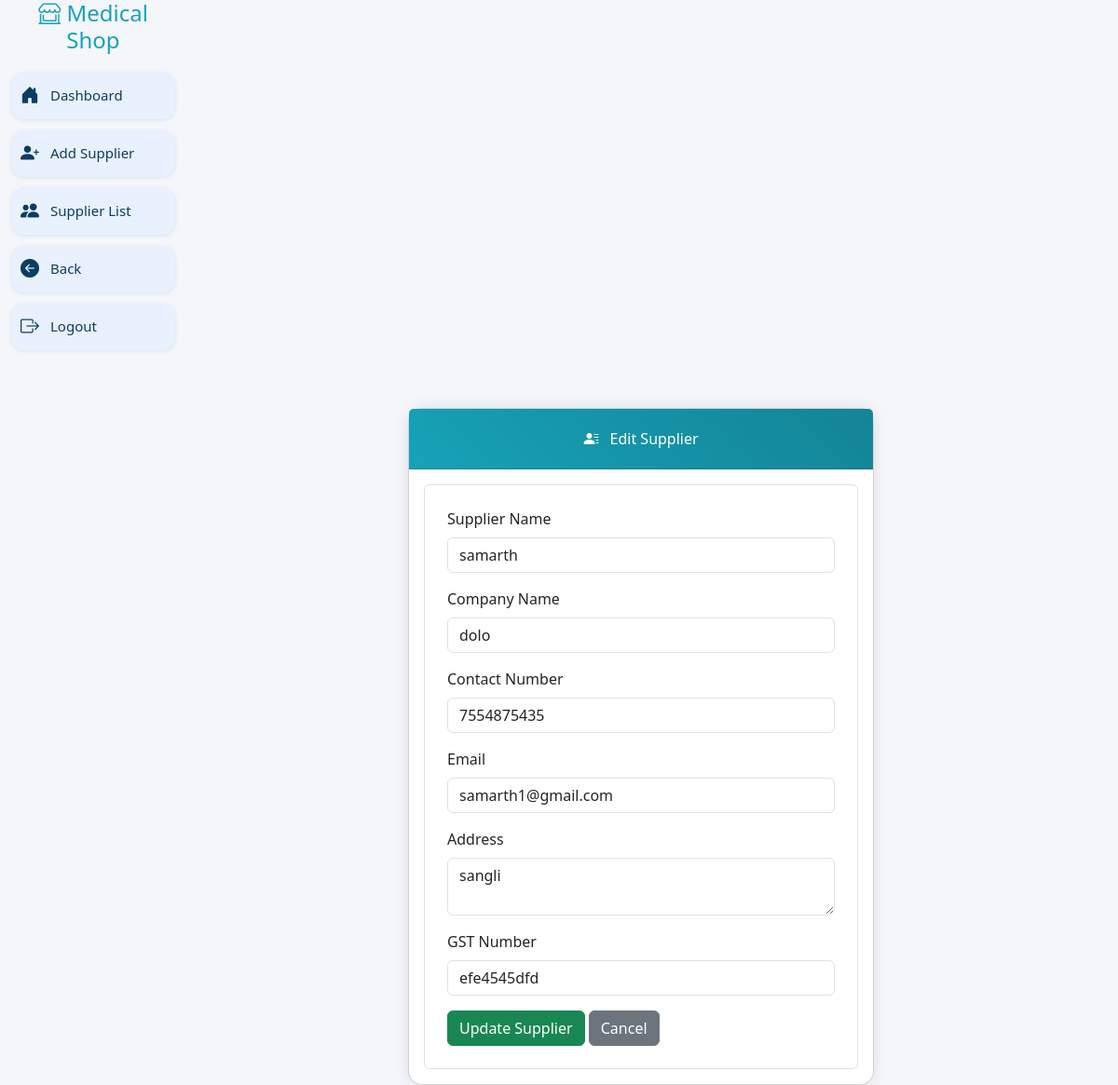
The page /supplier_master/update_supplier.php?id=1 (signed in) on the database its author committed.
### tables this page shows
CREATE TABLE `supplier_master` (
  `id` int(11) NOT NULL,
  `supplier_name` varchar(100) NOT NULL,
  `company_name` varchar(100) DEFAULT NULL,
  `contact_number` varchar(15) DEFAULT NULL,
  `email` varchar(100) DEFAULT NULL,
  `address` text DEFAULT NULL,
  `gst_number` varchar(25) DEFAULT NULL,
  `created_at` datetime DEFAULT current_timestamp()
);

### supplier_master/update_supplier.php (the view, shortened to what this page needs)
<?php
$id = intval($_GET['id'] ?? 0);
$conn = new mysqli("localhost", "root", "", "medical_shop");
$result = $conn->query("SELECT * FROM supplier_master WHERE id = $id");
$supplier = $result->fetch_assoc();
?>
<!DOCTYPE html>
<html lang="en">
<head>
    <link href="https://cdn.jsdelivr.net/npm/bootstrap@5.3.2/dist/css/bootstrap.min.css" rel="stylesheet">
    <link href="https://cdnjs.cloudflare.com/ajax/libs/font-awesome/5.15.4/css/all.min.css" rel="stylesheet">
    <link href="https://cdn.jsdelivr.net/npm/bootstrap-icons@1.10.5/font/bootstrap-icons.css" rel="stylesheet">
    <link rel="stylesheet" href="../nav.css">
</head>
<body>
<div class="container-fluid">
    <div class="row">
        <?php include 'navbar6.php'; ?>
        <div class="row justify-content-center">
            <div class="col-lg-10">
                <div class="card">
                    <div class="card-header">
                        <i class="bi bi-person-lines-fill me-2"></i> Edit Supplier
                    </div>
                    <div class="card-body">
    <form method="POST" class="p-4 border rounded bg-white"
      onsubmit="return validateForm()">
    <div class="mb-3">
        <label class="form-label">Supplier Name</label>
        <input type="text"
               name="supplier_name"
               id="supplier_name"
               class="form-control"
               value="<?= htmlspecialchars($supplier['supplier_name']) ?>"
               required
               minlength="3"
               pattern="[A-Za-z ]+"
               title="Only letters allowed">
    </div>
    <div class="mb-3">
        <label class="form-label">Company Name</label>
        <input type="text"
               name="company_name"
               id="company_name"
               class="form-control"
               value="<?= htmlspecialchars($supplier['company_name']) ?>"
               required
               minlength="2">
    </div>
    <div class="mb-3">
        <label class="form-label">Contact Number</label>
        <input type="text"
               name="contact_number"
               id="contact_number"
               class="form-control"
               value="<?= htmlspecialchars($supplier['contact_number']) ?>"
               required
               maxlength="10"
               pattern="[0-9]{10}"
               title="Enter 10 digit mobile number">
    </div>
    <div class="mb-3">
        <label class="form-label">Email</label>
        <input type="email"
               name="email"
               id="email"
               class="form-control"
               value="<?= htmlspecialchars($supplier['email']) ?>">
    </div>
    <div class="mb-3">
        <label class="form-label">Address</label>
        <textarea name="address"
                  id="address"
                  class="form-control"
                  required
                  minlength="5"><?= htmlspecialchars($supplier['address']) ?></textarea>
    </div>
    <div class="mb-3">
        <label class="form-label">GST Number</label>
        <input type="text"
               name="gst_number"
               id="gst_number"
               class="form-control"
               value="<?= htmlspecialchars($supplier['gst_number']) ?>"
               maxlength="15"
               pattern="[0-9A-Z]{15}"
               title="Enter valid 15 character GST number">
    </div>
    <button type="submit"
            class="btn btn-success">
        Update Supplier
    </button>
    <a href="view_supplier.php"
       class="btn btn-secondary">
        Cancel
    </a>
</form>
</div>
</div>
</div>
</div>
</body>
</html>

### supplier_master/update_supplier.php (style rules this page uses)
body { background: #f4f6f9; }
.card { max-width: 500px; width: 100%; margin: auto; margin-top: 50px; border-radius: 15px; box-shadow: 0 0 15px rgba(0,0,0,0.1); left: 100px; }
.card-header { background: linear-gradient(45deg, #17a2b8, #138496); color: white; border-radius: 15px 15px 0 0; text-align: center; padding: 20px; }

### rows shown on the page
supplier_master: supplier_name "samarth", company_name "dolo", contact_number "7554875435", email "samarth1@gmail.com", address "sangli", gst_number "efe4545dfd"
